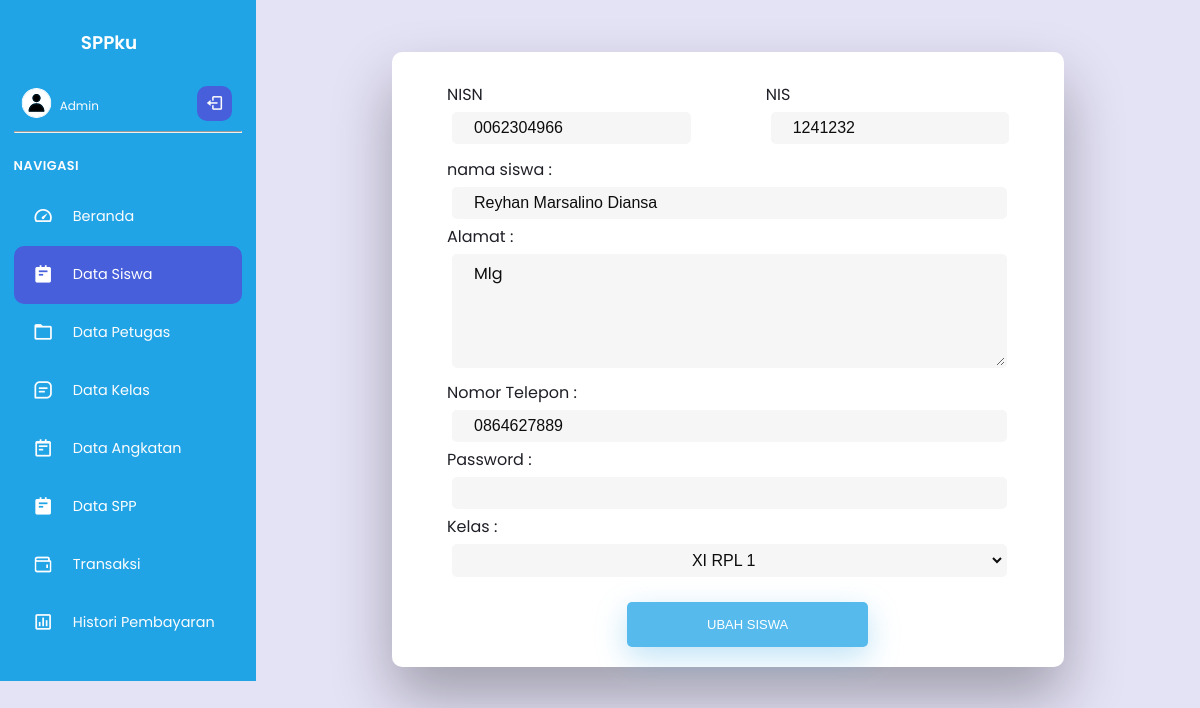
Screenshot of /admin/ubah_siswa.php?NISN=0062304966 with the database file from the repository.
### tables this page shows
CREATE TABLE `siswa` (
  `NISN` char(10) NOT NULL,
  `NIS` char(8) NOT NULL,
  `nama` varchar(50) NOT NULL,
  `id_kelas` int(11) NOT NULL,
  `alamat` text NOT NULL,
  `no_tlp` varchar(13) NOT NULL,
  `password` varchar(255) NOT NULL,
  `id` int(11) NOT NULL,
  `foto_siswa` varchar(255) NOT NULL
);

### admin/ubah_siswa.php (the view, shortened to what this page needs)
<!DOCTYPE html>
<html lang="en">
<head>
  <link rel="stylesheet" href="style.css?<?php echo time(); ?>">
  <link href='https://unpkg.com/boxicons@2.0.9/css/boxicons.min.css' rel='stylesheet'>
</head>
<body>
<nav>
    <div class="sidebar-top">
      <h3 class="hide">SPPku</h3>
    </div>
    <div class="sidebar-footer">
      <div class="admin-user tooltip-element" data-tooltip="1">
        <div class="admin-profile hide">
          <img src="gambar/Profile4.svg" alt="" width="30" height="30">
          <div class="admin-info">
            <h5>Admin</h5>
          </div>
        </div>
        <a href="logout.php" class="log-out">
          <i class='bx bx-log-out ' ></i>
        </a>
      </div>
      <hr>
    </div>
    <div class="sidebar-links">
    <h4 class="hide">Navigasi</h4>
      <ul>
        <li class="tooltip-element" data-tooltip="0">
          <a href="index.php" data-active="4">
            <div class="icon">
            <i class='bx bx-tachometer'></i>
            </div>
            <span class="link hide">Beranda</span>
          </a>
        </li>
        <div class="active-tab">
        <li class="tooltip-element" data-tooltip="0">
          <a href="datasiswa.php" class="active" data-active="0">
            <div class="icon">
              <i class='bx bxs-notepad'></i>
            </div>
            <span class="link hide">Data Siswa</span>
          </a>
        </li>
        </div>
        <li class="tooltip-element" data-tooltip="1">
          <a href="datapetugas.php" data-active="1">
            <div class="icon">
              <i class='bx bx-folder'></i>
            </div>
            <span class="link hide">Data Petugas</span>
          </a>
        </li>
        <li class="tooltip-element" data-tooltip="2">
          <a href="datakelas.php" data-active="2">
            <div class="icon">
              <i class='bx bx-message-square-detail'></i>
            </div>
            <span class="link hide">Data Kelas</span>
          </a>
        </li>
        <li class="tooltip-element" data-tooltip="0" class="ac">
          <a href="dataangkatan.php"   data-active="0">
            <div class="icon">
            <i class='bx bx-notepad'></i>
            </div>
            <span class="link hide">Data Angkatan</span>
          </a>
        </li>
        <li class="tooltip-element" data-tooltip="0" class="ac">
          <a href="dataspp.php" class="active" data-active="0">
            <div class="icon">
              <i class='bx bxs-notepad'></i>
            </div>
            <span class="link hide">Data SPP</span>
          </a>
        </li>
        <li class="tooltip-element" data-tooltip="0">
          <a href="transaksi.php" data-active="4">
            <div class="icon">
            <img style="width:1.3rem; margin-left:19px;"/>
            </div>
            <span class="link hide">Transaksi</span>
          </a>
        </li>
        <li class="tooltip-element" data-tooltip="3">
          <a href="histori.php" data-active="3">
            <div class="icon">
              <i class='bx bx-bar-chart-square'></i>
            </div>
            <span class="link hide">Histori Pembayaran</span>
          </a>
        </li>
      </ul>
    </div>
  </nav>
  <main>
  <?php
    include "koneksi.php";
    $qry_get_siswa=mysqli_query($conn,"select * from siswa where NISN = '".$_GET['NISN']."'");
    $dt_siswa=mysqli_fetch_array($qry_get_siswa);
    ?>
<div class="wrapper">
<div id="formContent">
<form action="proses_ubah.php" method="post">
    <div>
        <label for="" class="nisn"> NISN  <input type="number" name="NISN" value="<?=$dt_siswa['NISN']?>" ></label>
        <label for="" class="nis">NIS  <input type="number" name="NIS" value="<?=$dt_siswa['NIS']?>"></label>
    </div> <br><br><br>
        nama siswa :<br>
        <input type="text" name="nama_siswa" value="<?=$dt_siswa['nama']?>" class="form-control"><br>
        Alamat : <br>
        <textarea name="alamat" class="form-control" rows="4"><?=$dt_siswa['alamat']?></textarea><br>
        Nomor Telepon : <br>
        <input type="number" name="telp" value="<?=$dt_siswa['no_tlp']?>" class="form-control"><br>
        Password : <br>
        <input type="text" name="password" value="" class="form-control"><br>
        Kelas :<br>
        <select name="id_kelas" class="form-control">
            <?php
            include "koneksi.php";
            $qry_kelas=mysqli_query($conn,"select * from kelas");
            while($data_kelas=mysqli_fetch_array($qry_kelas)){
                if($data_kelas['id_kelas']==$dt_siswa['id_kelas']){
                    $selek="selected";
                } else {
                    $selek="";
                }
           echo '<option value="'.$data_kelas['id_kelas'].'" '.$selek.'>'.$data_kelas['nama_kelas'].'</option>';
            }
            ?>
        </select><br>
        <input type="submit" name="siswa" value="Ubah Siswa" class="btn btn-primary">
    </form>
        </div>
        </div>
        </main>
        </body>
        </html>
</body>
</html>

### rows the page displays
siswa: NISN "0062304966", NIS "1241232", nama_siswa "Reyhan Marsalino Diansa", alamat "Mlg", telp "0864627889"

### other values shown
form field id_kelas "XI RPL 1"
